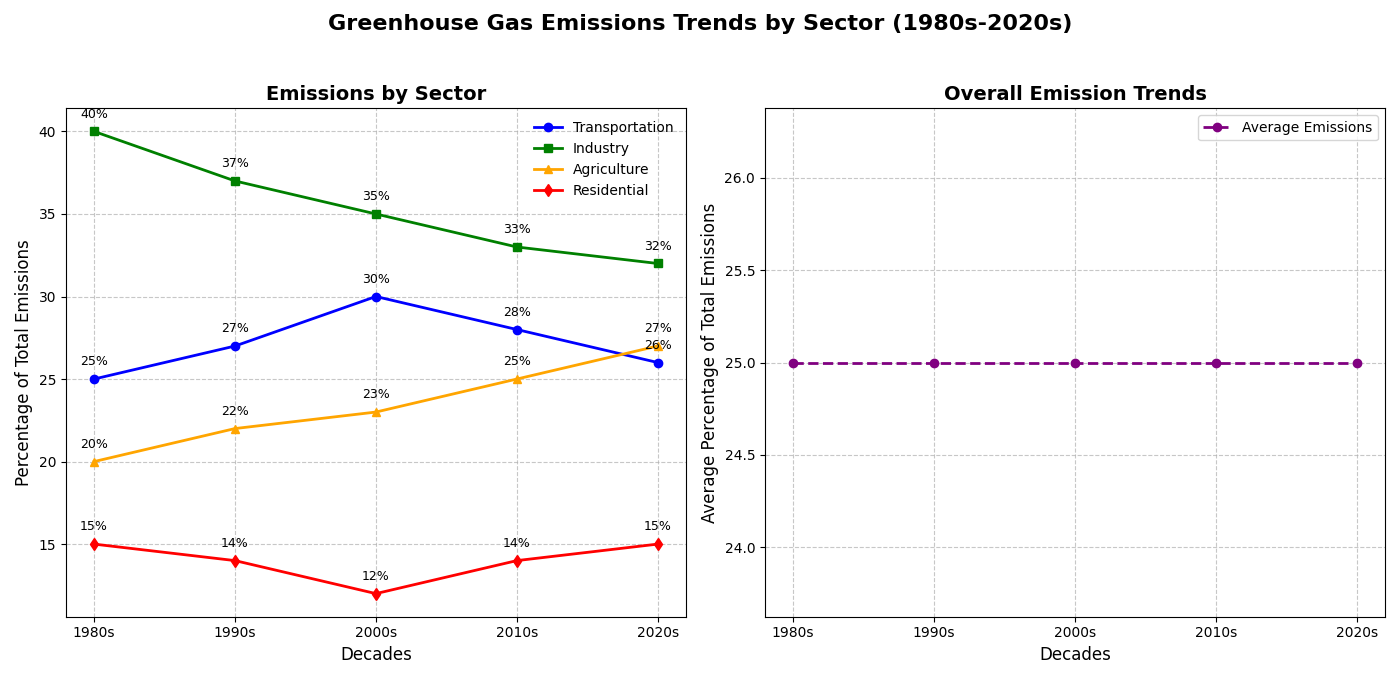

Recreate this plot in Python.
import matplotlib.pyplot as plt
import numpy as np

# Backstory:
# We are examining the trend of different sources of greenhouse gas emissions over five decades.
# The sectors being studied are Transportation, Industry, Agriculture, and Residential from 1980s to 2020s.
# The data is manually constructed and reflects hypothetical values representing the percentage of total greenhouse gas emissions contributed by each sector.

# Decades considered for the study
decades = ['1980s', '1990s', '2000s', '2010s', '2020s']

# Simulated data for greenhouse gas emissions from different sectors (in percentage)
transportation_emissions = [25, 27, 30, 28, 26]
industry_emissions = [40, 37, 35, 33, 32]
agriculture_emissions = [20, 22, 23, 25, 27]
residential_emissions = [15, 14, 12, 14, 15]

# Create a figure with two subplots
fig, axs = plt.subplots(1, 2, figsize=(14, 7))
fig.suptitle('Greenhouse Gas Emissions Trends by Sector (1980s-2020s)', fontsize=16, fontweight='bold')

# First subplot: Line Plot for each sector's emissions over decades
axs[0].plot(decades, transportation_emissions, marker='o', linestyle='-', linewidth=2, color='blue', label='Transportation')
axs[0].plot(decades, industry_emissions, marker='s', linestyle='-', linewidth=2, color='green', label='Industry')
axs[0].plot(decades, agriculture_emissions, marker='^', linestyle='-', linewidth=2, color='orange', label='Agriculture')
axs[0].plot(decades, residential_emissions, marker='d', linestyle='-', linewidth=2, color='red', label='Residential')

axs[0].set_title('Emissions by Sector', fontsize=14, fontweight='bold')
axs[0].set_xlabel('Decades', fontsize=12)
axs[0].set_ylabel('Percentage of Total Emissions', fontsize=12)
axs[0].legend(loc='upper right', fontsize=10, frameon=False)
axs[0].grid(True, linestyle='--', alpha=0.7)

# Annotations for the first subplot
for i, txt in enumerate(transportation_emissions):
    axs[0].annotate(f'{txt}%', (decades[i], transportation_emissions[i]), textcoords="offset points", xytext=(0,10), ha='center', fontsize=9)
for i, txt in enumerate(industry_emissions):
    axs[0].annotate(f'{txt}%', (decades[i], industry_emissions[i]), textcoords="offset points", xytext=(0,10), ha='center', fontsize=9)
for i, txt in enumerate(agriculture_emissions):
    axs[0].annotate(f'{txt}%', (decades[i], agriculture_emissions[i]), textcoords="offset points", xytext=(0,10), ha='center', fontsize=9)
for i, txt in enumerate(residential_emissions):
    axs[0].annotate(f'{txt}%', (decades[i], residential_emissions[i]), textcoords="offset points", xytext=(0,10), ha='center', fontsize=9)

# Calculating averages for additional insights
average_emissions = np.mean([transportation_emissions, industry_emissions, agriculture_emissions, residential_emissions], axis=0)

# Second subplot: Trend of Average Emissions
axs[1].plot(decades, average_emissions, marker='o', color='purple', linewidth=2, linestyle='--', label='Average Emissions')
axs[1].set_title('Overall Emission Trends', fontsize=14, fontweight='bold')
axs[1].set_xlabel('Decades', fontsize=12)
axs[1].set_ylabel('Average Percentage of Total Emissions', fontsize=12)
axs[1].legend(loc='upper right', fontsize=10)
axs[1].grid(True, linestyle='--', alpha=0.7)

plt.tight_layout(rect=[0, 0.03, 1, 0.95])  # Adjust layout to make space for the common title

# Display the plot
plt.show()
